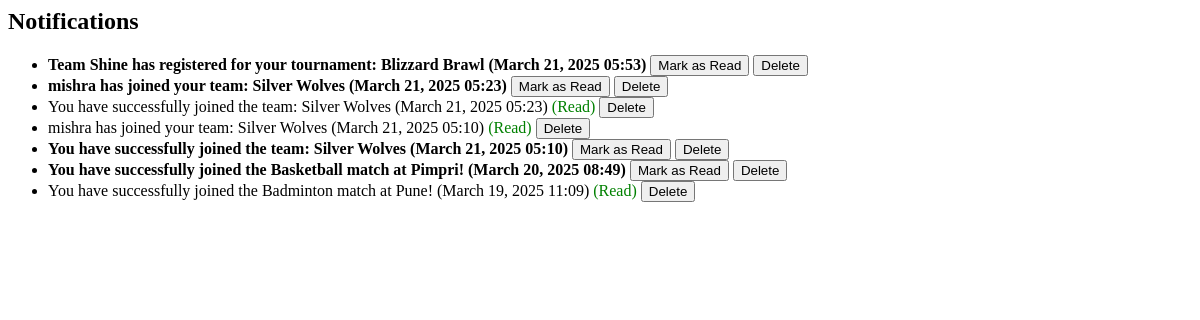
Page /notifications/ (signed in) on the earlier database version.
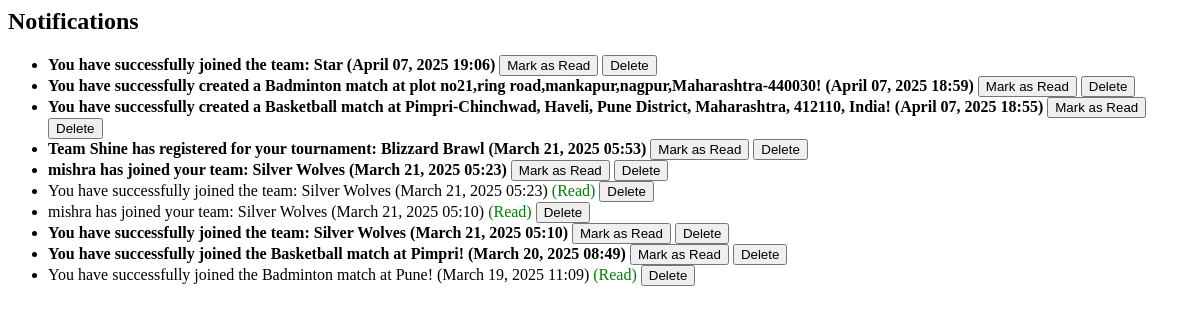
Same page on the later database version.
### Localsports/models.py (models this page shows, shortened)
class Notification(models.Model):
    NOTIFICATION_TYPES = [
        ('match', 'Match'),
        ('team', 'Team'),
        ('tournament', 'Tournament'),
    ]
    recipient = models.ForeignKey(User, on_delete=models.CASCADE, related_name="notifications")
    notification_type = models.CharField(max_length=20, choices=NOTIFICATION_TYPES)
    related_id = models.PositiveIntegerField()  # ID of the related object (match, team, or tournament)
    message = models.CharField(max_length=255)
    is_read = models.BooleanField(default=False)
    created_at = models.DateTimeField(auto_now_add=True)

### Localsports/views.py (the view)
# urls.py: path('notifications/', views.notifications, name='notifications'),
@login_required
def notifications(request):
    user_notifications = Notification.objects.filter(recipient=request.user).order_by('-created_at')
    return render(request, 'matches/notification.html', {'notifications': user_notifications})

### templates/matches/notification.html (shortened to what this page needs)
<h2>Notifications</h2>
{% if notifications %}
    <ul>
        {% for notification in notifications %}
            <li style="{% if not notification.is_read %}font-weight: bold;{% endif %}">
                {{ notification.message }} ({{ notification.created_at|date:"F d, Y H:i" }})
                {% if not notification.is_read %}
                    <form method="POST" action="{% url 'mark_notification_read' notification.id %}" style="display: inline;">
                        <button type="submit" class="btn btn-sm btn-primary">Mark as Read</button>
                    </form>
                {% else %}
                    <span style="color: green;">(Read)</span>
                {% endif %}
                <form method="POST" action="{% url 'delete_notification' notification.id %}" style="display: inline;">
                    <button type="submit" class="btn btn-sm btn-danger">Delete</button>
                </form>
            </li>
        {% endfor %}
    </ul>
{% else %}
    <p>No notifications available.</p>
{% endif %}

Differences in the rows shown:
added Notification: message "You have successfully joined the team: Star", created_at "April 07, 2025 19:06", is_read "Mark as Read"
added Notification: message "You have successfully created a Badminton match at plot no21,ring road,mankapur,nagpur,Maharashtra-440030!", created_at "April 07, 2025 18:59", is_read "Mark as Read"
added Notification: message "You have successfully created a Basketball match at Pimpri-Chinchwad, Haveli, Pune District, Maharashtra, 412110, India!", created_at "April 07, 2025 18:55", is_read "Mark as Read"
